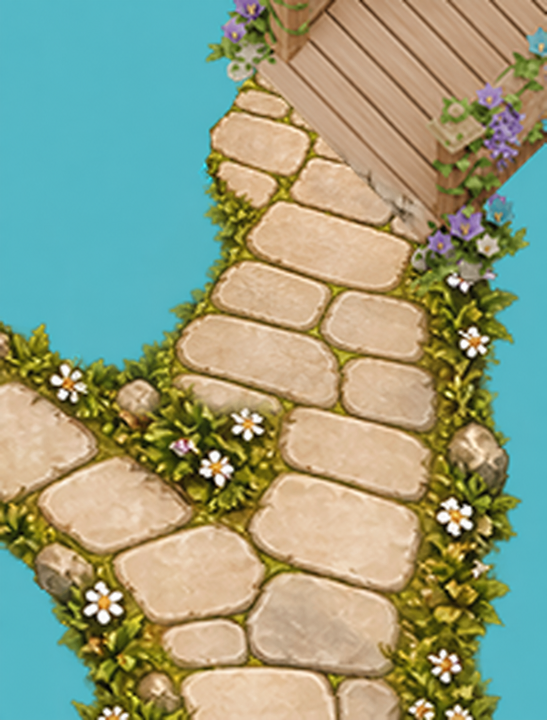
#> input picture Resources/garden/b01_connection_overlap/source/extension_generated.png, 1093 x 1439 px (shown at 1/2 size)
$ python build.py
#> lines starting #> are read from the running program, lines starting #| are printed output that depends on the picture; after the words box and inside, x2 and y2 are one past the last pixel; in counts of white or black regions, pixels touching at a corner belong together
from pathlib import Path
import sys,json
ROOT=Path(__file__).resolve().parents[3];OUT=Path(__file__).resolve().parent
sys.path.insert(0,str(ROOT/'Resources/road/.tools'))
from PIL import Image,ImageDraw
import numpy as np
im=Image.open(OUT/'source/extension_generated.png').convert('RGBA').resize((760,1000),Image.Resampling.LANCZOS)
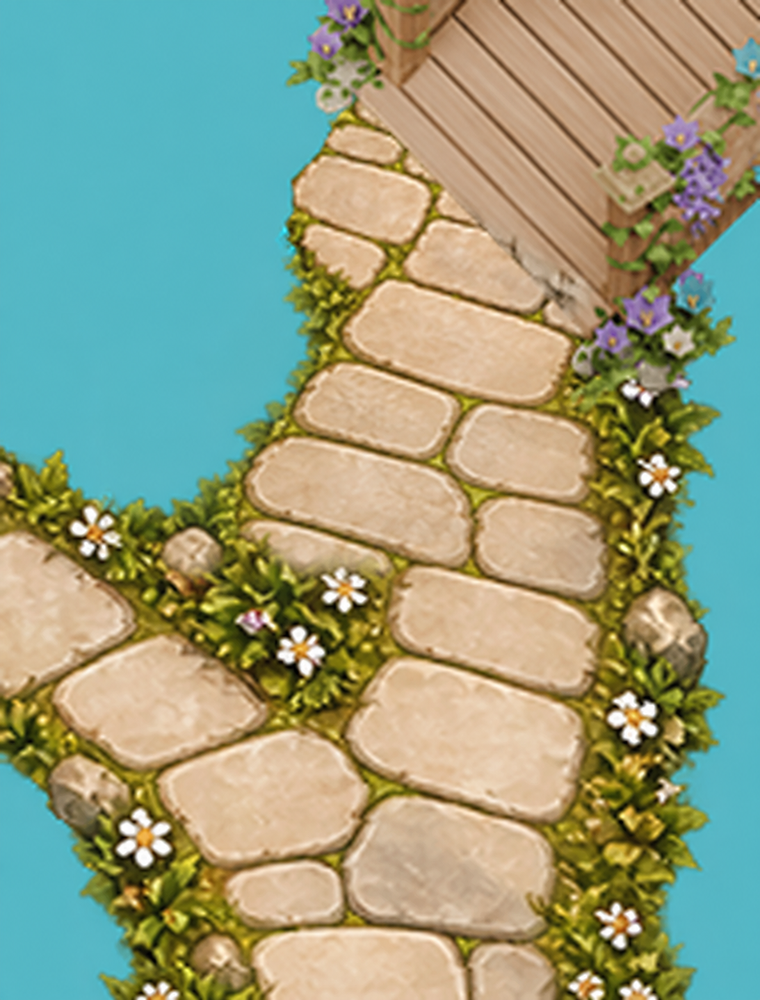
#> im: PIL image 760x1000 RGBA; mean R, G, B, A 147.1, 158.1, 129.1, 255
poly=[(76,55),(92,62),(110,65),(133,78),(151,89),(158,102),(153,114),(157,130),(151,142),(153,152),(142,163),(127,158),(117,156),(106,153),(98,148),(84,146),(76,140),(64,137),(68,124),(72,112),(76,102),(76,91),(79,80),(73,73)]
mask=Image.new('L',im.size);ImageDraw.Draw(mask).polygon([(x*4,y*4) for x,y in poly],fill=255)
#> after `mask = Image.new('L', im.size)`: mask: PIL image 760x1000 L; every value is 0
#> after `ImageDraw.Draw(mask).polygon([(x * 4, y * 4) for x, y in poly], fill=2`:
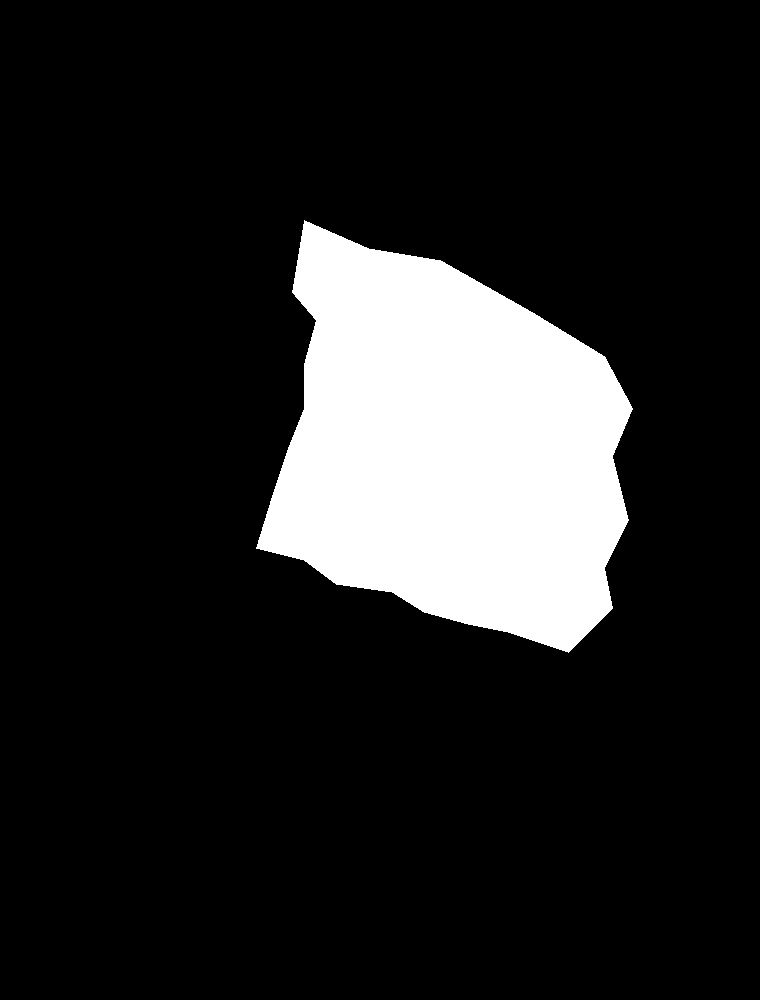
#> mask: PIL image 760x1000 L; 14.3% white; 1 white region, box (x1, y1, x2, y2) and area: (256, 220, 633, 653) 108325
im.putalpha(mask);im=im.resize((190,250),Image.Resampling.LANCZOS)
#> after `im.putalpha(mask)`:
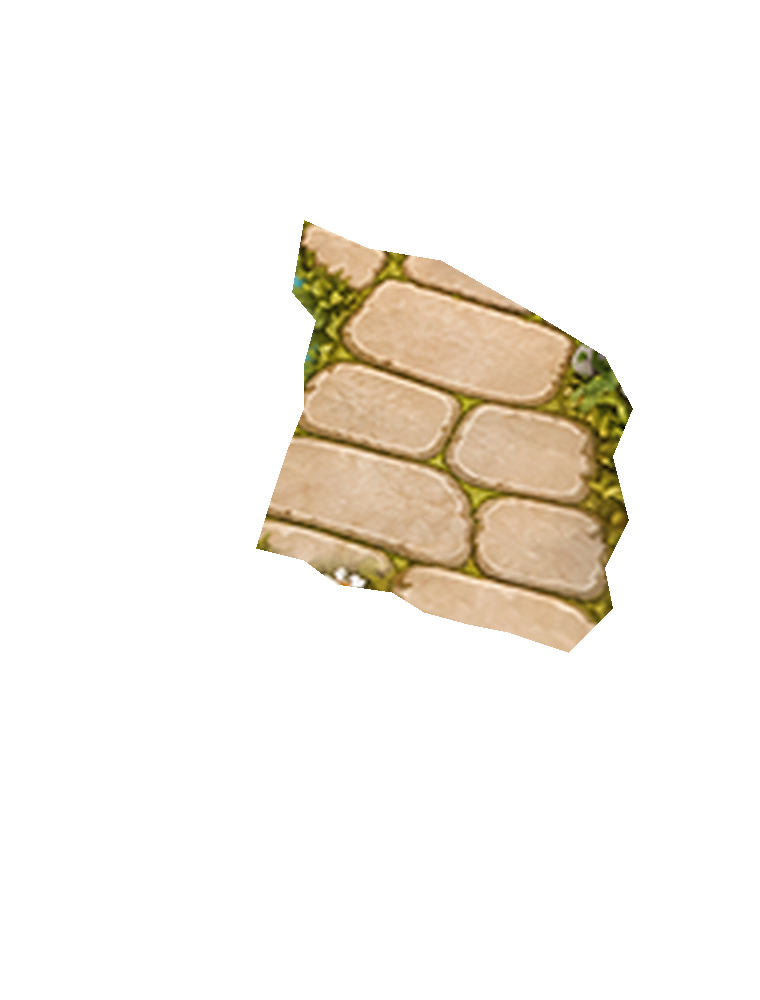
#> im: PIL image 760x1000 RGBA; mean R, G, B, A 147.1, 158.1, 129.1, 36.3; transparent parts drawn white
new=Image.new('RGBA',(2400,1800));new.alpha_composite(im,(1510,1390))
#> after `new = Image.new('RGBA', (2400, 1800))`: new: PIL image 2400x1800 RGBA; every value is 0
#> after `new.alpha_composite(im, (1510, 1390))`:
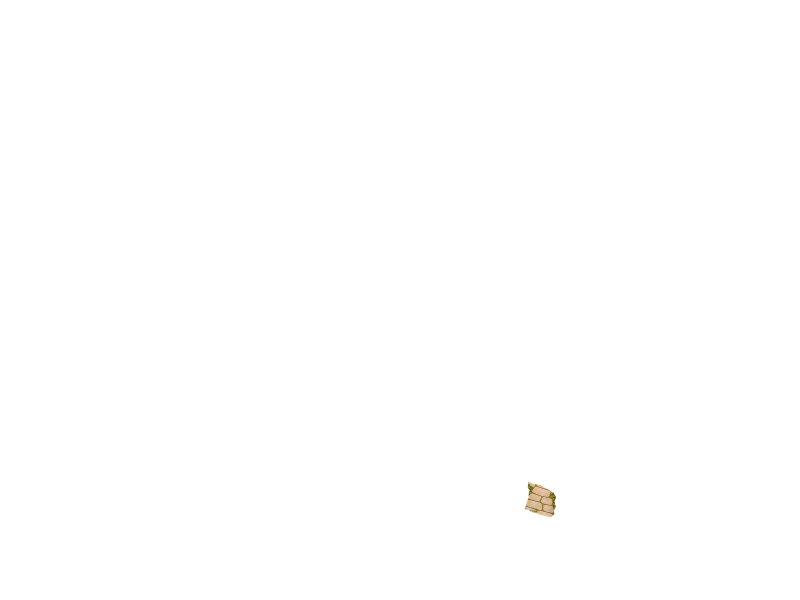
#> new: PIL image 2400x1800 RGBA (shown at 1/3 size); mean R, G, B, A 0.3, 0.3, 0.2, 0.4; transparent parts drawn white
# Keep the approved upper landing exactly; remove only its baked foreground
# fragments below the new structural neck. Real foreground is rendered later.
old=Image.open(OUT/'source/landing_before.png').convert('RGBA')
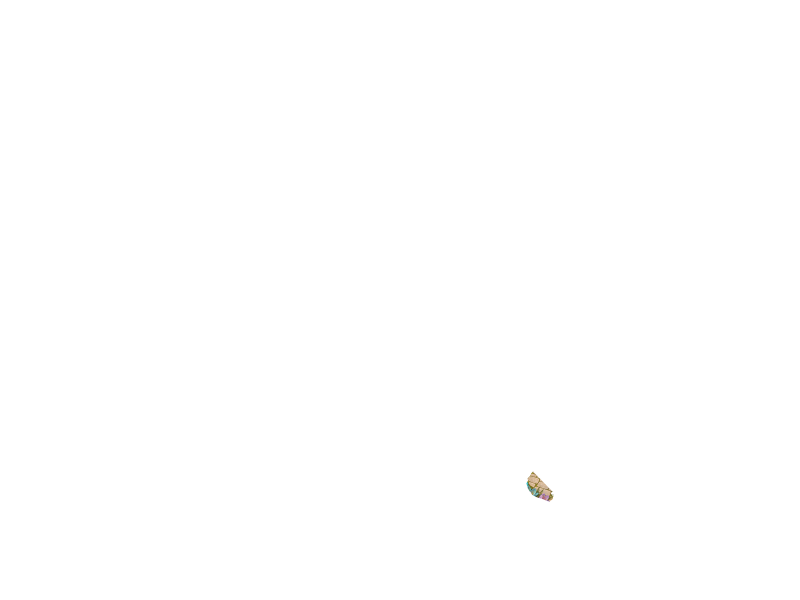
#> input picture Resources/garden/b01_connection_overlap/source/landing_before.png, 2400 x 1800 px (shown at 1/3 size)
#> old is the input picture: PIL image 2400x1800 RGBA; mean R, G, B, A 0.2, 0.2, 0.2, 0.2
old.paste((0,0,0,0),(0,1460,2400,1800))
new.alpha_composite(old)
new.save(OUT/'source/connected-landing.png')
new.save(ROOT/'mobile/assets/garden/infrastructure/entrance-connections/b01-foot-landing.png')
#> (the run stopped early here; a loop or call above may not have finished)
